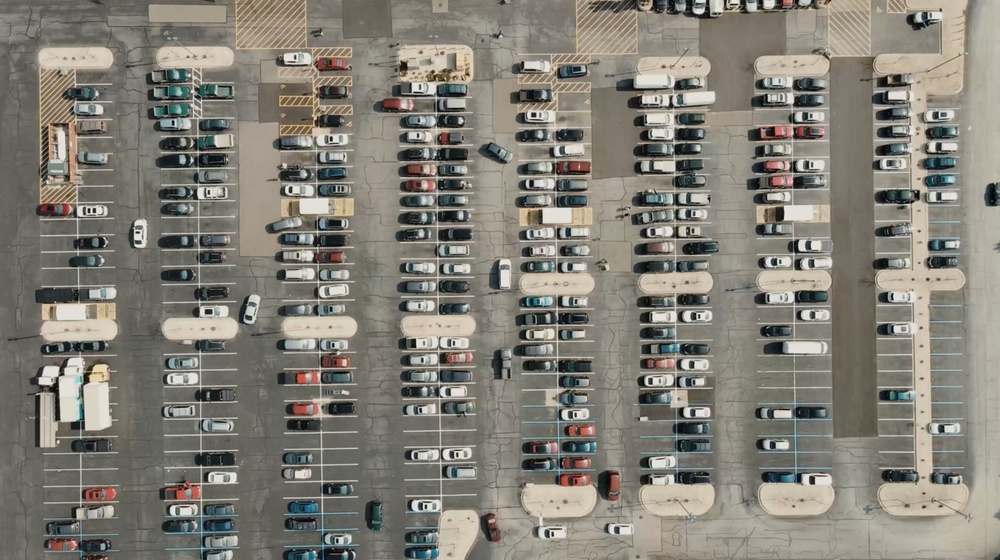
#> input picture CarParking/carParkImg2.jpg, 1000 x 560 px, shrunk from 1930 x 1080 before the run, given in place of the camera
$ python detect_object.py
#> lines starting #> are read from the running program, lines starting #| are printed output that depends on the picture; after the words box and inside, x2 and y2 are one past the last pixel; in counts of white or black regions, pixels touching at a corner belong together
import cv2
import numpy as np

def nothing(x):
    pass
cap = cv2.VideoCapture(0);
cv2.namedWindow("Tracking")
cv2.createTrackbar("LH","Tracking",0,255,nothing)
#> slider 'LH' is set to 51
cv2.createTrackbar("LS","Tracking",0,255,nothing)
#> slider 'LS' is set to 51
cv2.createTrackbar("LV","Tracking",0,255,nothing)
#> slider 'LV' is set to 51
cv2.createTrackbar("UH","Tracking",255,255,nothing)
cv2.createTrackbar("US","Tracking",255,255,nothing)
cv2.createTrackbar("UV","Tracking",255,255,nothing)

while True:
    # frame = cv2.imread('smarties.png')
    _,frame = cap.read()
#> frame is the input picture: shape (560, 1000, 3); mean B, G, R 118.5, 127.8, 131.2
    hsv = cv2.cvtColor(frame,cv2.COLOR_BGR2HSV)
#> hsv: shape (560, 1000, 3); mean H, S, V 31.2, 31.7, 132.7
    l_h = cv2.getTrackbarPos("LH","Tracking")
    l_s = cv2.getTrackbarPos("LS","Tracking")
    l_v = cv2.getTrackbarPos("LV","Tracking")

    u_h = cv2.getTrackbarPos("UH","Tracking")
    u_s = cv2.getTrackbarPos("US","Tracking")
    u_v = cv2.getTrackbarPos("UV","Tracking")

    l_b = np.array([l_h,l_s,l_v])
    u_b = np.array([u_h,u_s,u_v])

    mask = cv2.inRange(hsv,l_b,u_b)
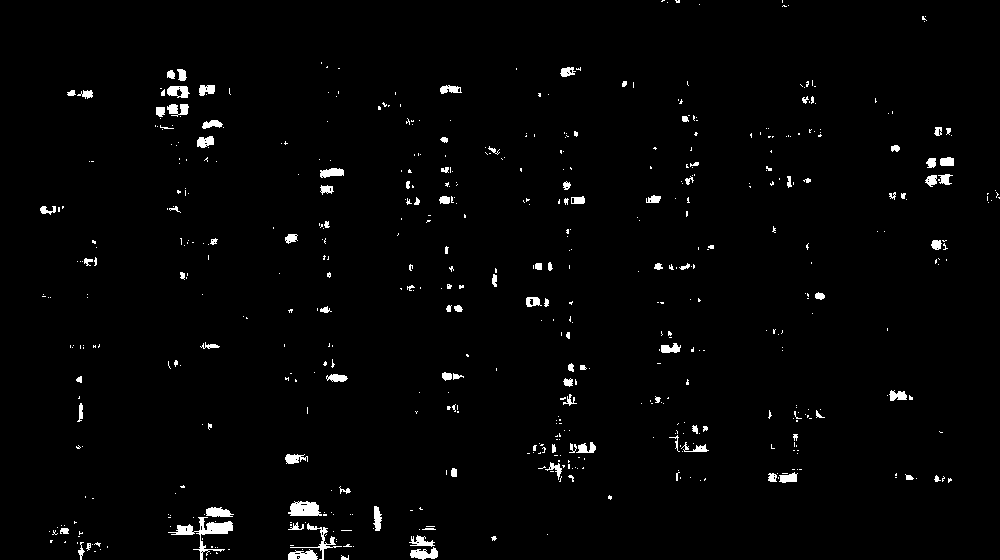
#> mask: shape (560, 1000); 1.9% white; 576 white regions (465 under 20 px), largest, box (x1, y1, x2, y2) and area: (168, 517, 233, 560) 682, (288, 501, 322, 516) 391, (290, 523, 342, 560) 268
    res = cv2.bitwise_and(frame,frame,mask=mask)
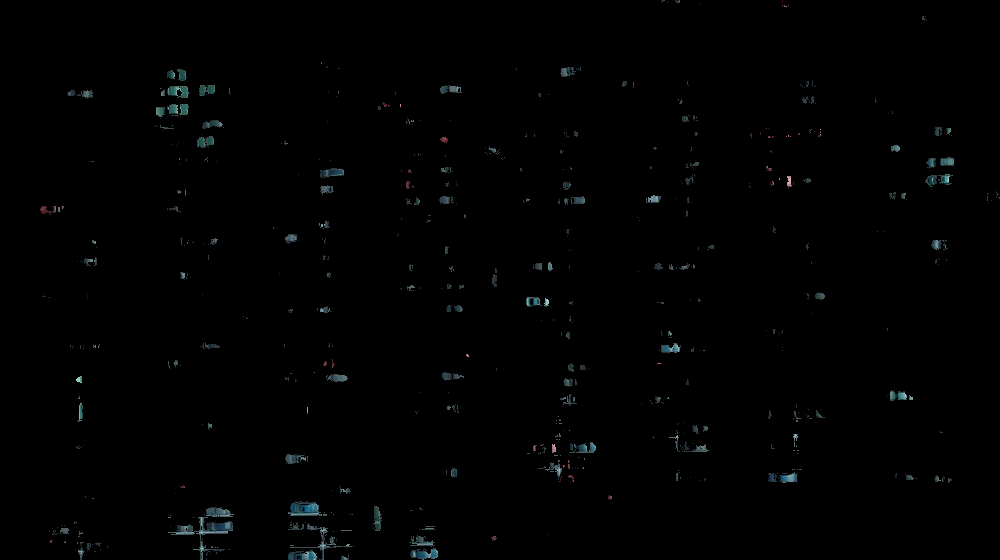
#> res: shape (560, 1000, 3); mean B, G, R 1.6, 1.5, 1.1
    cv2.imshow("frame",frame)
    cv2.imshow("mask",mask)
    cv2.imshow("res",res)

    key = cv2.waitKey(1)
#> (key Esc is pressed here)
    if key == 27:
        break
cap.release()
cv2.destroyAllWindows()

$ run again, on CarParking/carParkImg.png
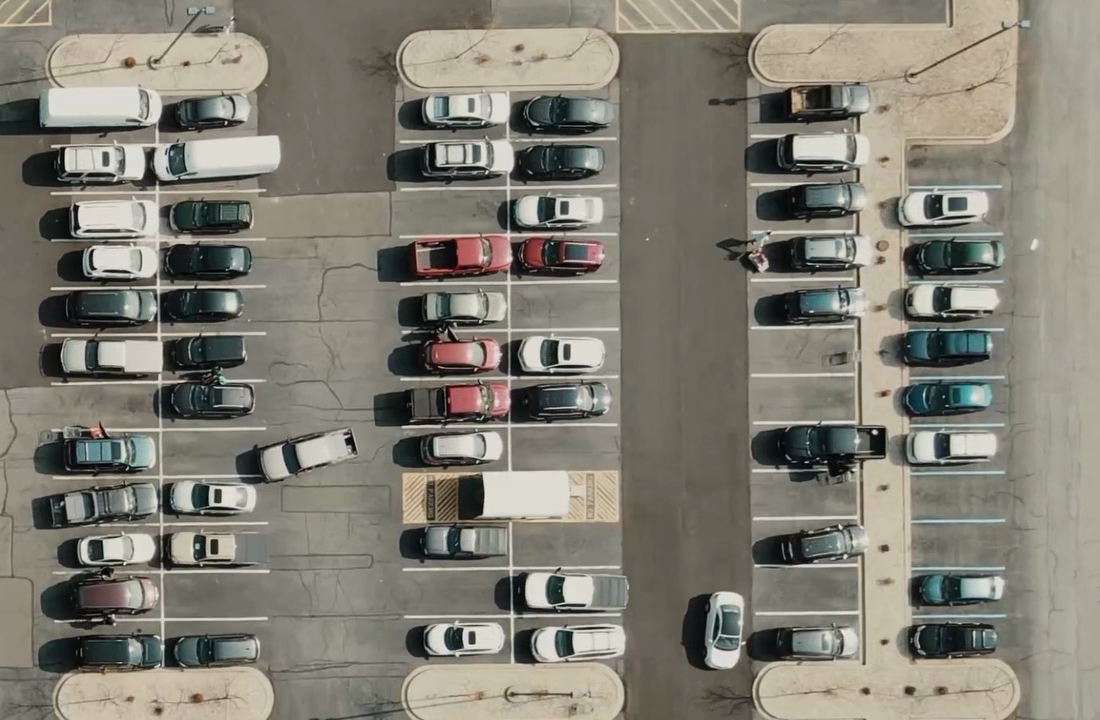
#> input picture CarParking/carParkImg.png, 1100 x 720 px, given in place of the camera
#> frame is the input picture: shape (720, 1100, 3); mean B, G, R 116, 126.7, 129.8
#> hsv: shape (720, 1100, 3); mean H, S, V 32.5, 36, 131.4
#> `mask = cv2.inRange(hsv,l_b,u_b)`:
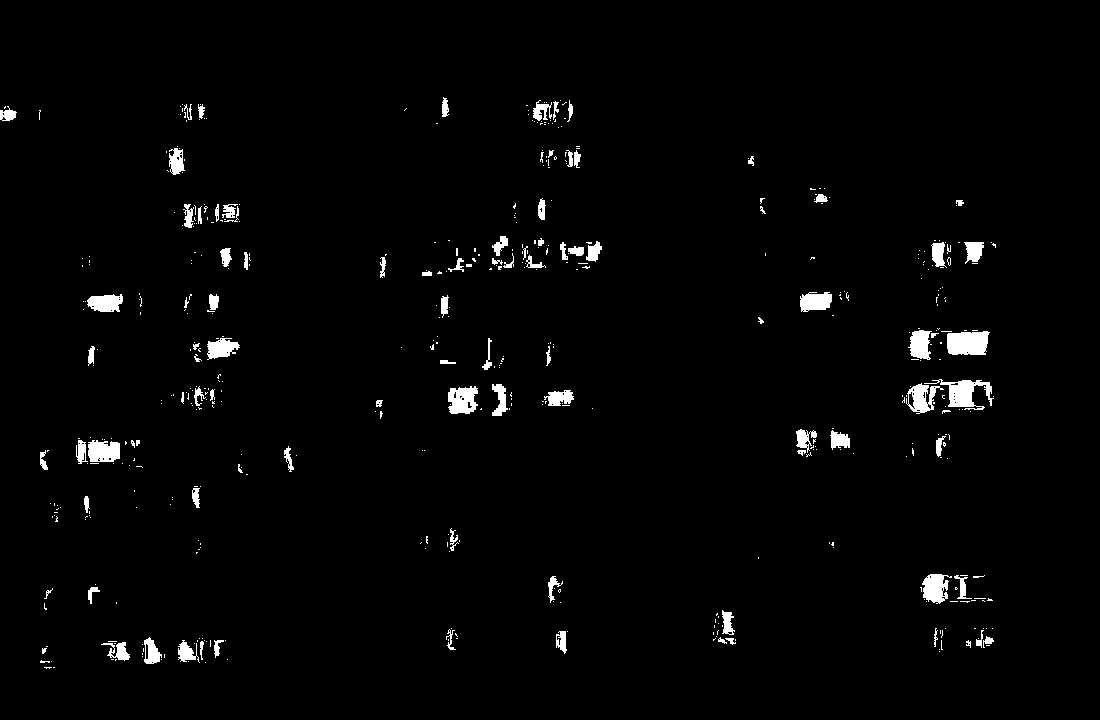
#> mask: shape (720, 1100); 2% white; 509 white regions (412 under 20 px), largest, box (x1, y1, x2, y2) and area: (947, 331, 990, 355) 897, (924, 379, 994, 410) 865, (448, 386, 478, 414) 644
#> `res = cv2.bitwise_and(frame,frame,mask=mask)`:
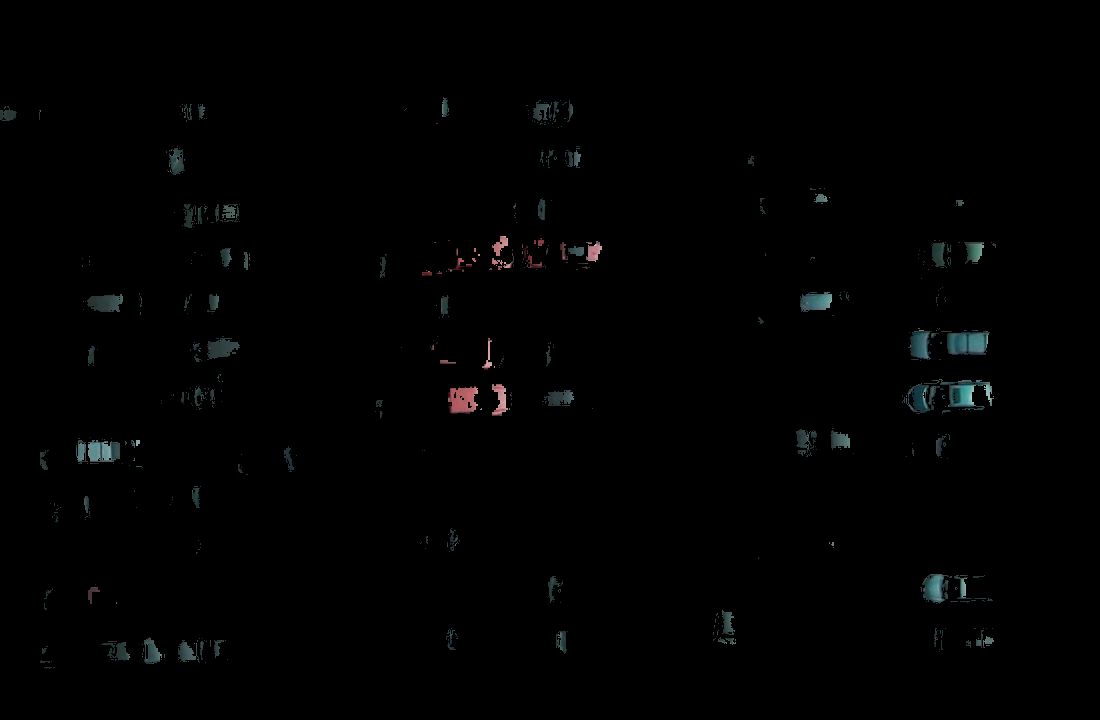
#> res: shape (720, 1100, 3); mean B, G, R 1.7, 1.6, 1.4
